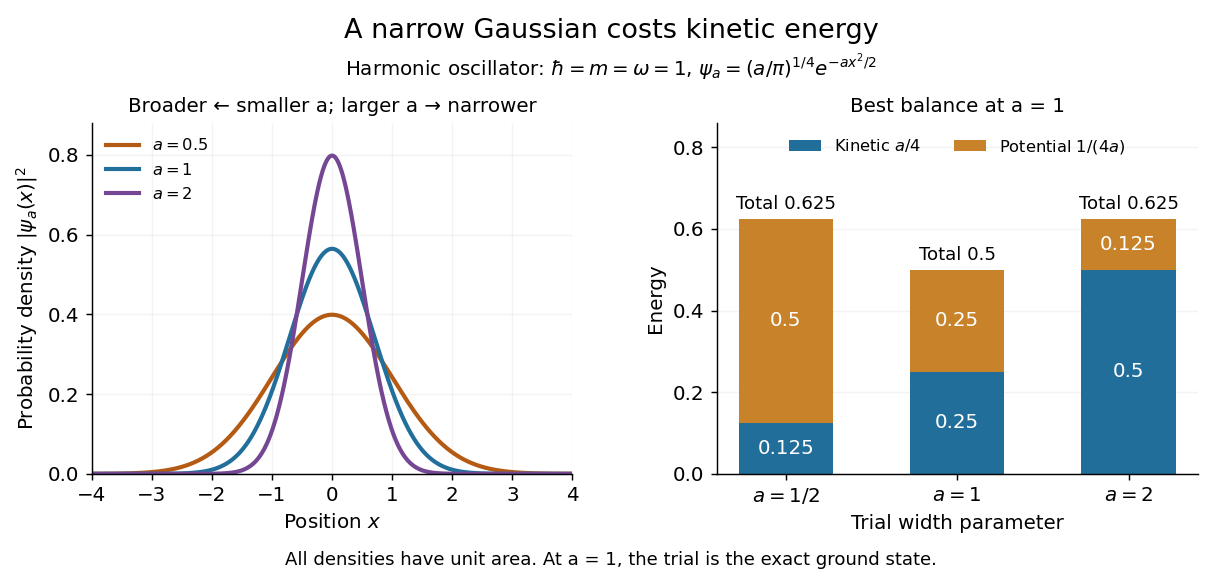

Here is the Python script that generated this plot:
"""Gaussian trial widths and oscillator energy contributions; opaque PNG in cwd.

Tested with Python 3.14.4, NumPy 2.3.5, Matplotlib 3.10.7.
Build with: make _media/quantum-variational-gaussian.png
"""

from pathlib import Path

import matplotlib.pyplot as plt
import numpy as np


def main():
    plt.rcParams.update({"font.size": 11, "figure.facecolor": "white",
                         "axes.facecolor": "white", "savefig.facecolor": "white",
                         "axes.spines.top": False, "axes.spines.right": False})
    widths = np.array([0.5, 1.0, 2.0])
    colors = ("#b45a13", "#226f9c", "#754694")
    x = np.linspace(-4, 4, 1601)
    fig, (density_ax, energy_ax) = plt.subplots(1, 2, figsize=(9.4, 4.5))
    fig.subplots_adjust(left=0.075, right=0.98, bottom=0.19, top=0.79,
                        wspace=0.3)
    fig.suptitle("A narrow Gaussian costs kinetic energy", fontsize=15, y=0.97)
    fig.text(0.5, 0.87, r"Harmonic oscillator: $\hbar=m=\omega=1$, "
             r"$\psi_a=(a/\pi)^{1/4}e^{-ax^2/2}$", ha="center")
    for a, color in zip(widths, colors):
        density = np.sqrt(a / np.pi) * np.exp(-a * x**2)
        density_ax.plot(x, density, color=color, lw=2.3,
                        label=rf"$a={a:g}$")
    density_ax.set(xlabel=r"Position $x$", ylabel=r"Probability density $|\psi_a(x)|^2$",
                   xlim=(-4, 4), ylim=(0, 0.88))
    density_ax.set_title("Broader ← smaller a; larger a → narrower", fontsize=11)
    density_ax.legend(loc="upper left", frameon=False, fontsize=9)
    density_ax.grid(alpha=0.15)
    positions = np.arange(3)
    kinetic = widths / 4
    potential = 1 / (4 * widths)
    energy_ax.bar(positions, kinetic, width=0.55, color="#216e9b",
                  label=r"Kinetic $a/4$")
    energy_ax.bar(positions, potential, bottom=kinetic, width=0.55,
                  color="#c88229", label=r"Potential $1/(4a)$")
    for position, t, v in zip(positions, kinetic, potential):
        energy_ax.text(position, t / 2, f"{t:g}", ha="center", va="center",
                       color="white", fontsize=11)
        energy_ax.text(position, t + v / 2, f"{v:g}", ha="center", va="center",
                       color="white", fontsize=11)
        energy_ax.text(position, t + v + 0.025, f"Total {t+v:g}",
                       ha="center", fontsize=10)
    energy_ax.set(xticks=positions, xticklabels=[r"$a=1/2$", r"$a=1$", r"$a=2$"],
                  ylabel="Energy", ylim=(0, 0.86), xlabel="Trial width parameter")
    energy_ax.set_title("Best balance at a = 1", fontsize=11)
    energy_ax.legend(loc="upper center", ncol=2, frameon=False, fontsize=9)
    energy_ax.set_axisbelow(True)
    energy_ax.grid(axis="y", alpha=0.15)
    fig.text(0.5, 0.035, "All densities have unit area. At a = 1, the trial is the exact ground state.",
             ha="center", fontsize=10)
    fig.savefig(Path.cwd() / (Path(__file__).stem + ".png"), dpi=130,
                transparent=False, facecolor="white")
    plt.close(fig)


if __name__ == "__main__":
    main()
